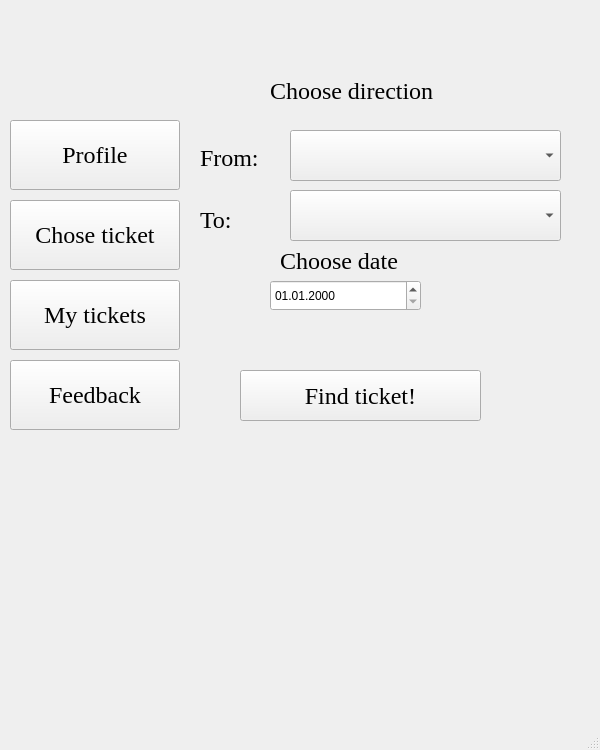
<?xml version="1.0" encoding="UTF-8"?>
<ui version="4.0">
 <class>MainWindow</class>
 <widget class="QMainWindow" name="MainWindow">
  <property name="geometry">
   <rect>
    <x>0</x>
    <y>0</y>
    <width>600</width>
    <height>750</height>
   </rect>
  </property>
  <property name="windowTitle">
   <string>MainWindow</string>
  </property>
  <widget class="QWidget" name="centralwidget">
   <widget class="QPushButton" name="pushButton">
    <property name="enabled">
     <bool>true</bool>
    </property>
    <property name="geometry">
     <rect>
      <x>10</x>
      <y>120</y>
      <width>170</width>
      <height>70</height>
     </rect>
    </property>
    <property name="minimumSize">
     <size>
      <width>170</width>
      <height>70</height>
     </size>
    </property>
    <property name="maximumSize">
     <size>
      <width>170</width>
      <height>70</height>
     </size>
    </property>
    <property name="font">
     <font>
      <family>Times</family>
      <pointsize>18</pointsize>
     </font>
    </property>
    <property name="text">
     <string>Profile</string>
    </property>
    <property name="checkable">
     <bool>false</bool>
    </property>
    <property name="autoDefault">
     <bool>false</bool>
    </property>
    <property name="default">
     <bool>false</bool>
    </property>
    <property name="flat">
     <bool>false</bool>
    </property>
   </widget>
   <widget class="QPushButton" name="pushButton_2">
    <property name="geometry">
     <rect>
      <x>10</x>
      <y>200</y>
      <width>170</width>
      <height>70</height>
     </rect>
    </property>
    <property name="maximumSize">
     <size>
      <width>170</width>
      <height>70</height>
     </size>
    </property>
    <property name="font">
     <font>
      <family>Times</family>
      <pointsize>18</pointsize>
     </font>
    </property>
    <property name="text">
     <string>Chose ticket</string>
    </property>
   </widget>
   <widget class="QPushButton" name="pushButton_3">
    <property name="geometry">
     <rect>
      <x>10</x>
      <y>280</y>
      <width>170</width>
      <height>70</height>
     </rect>
    </property>
    <property name="font">
     <font>
      <family>Times</family>
      <pointsize>18</pointsize>
     </font>
    </property>
    <property name="text">
     <string>My tickets</string>
    </property>
   </widget>
   <widget class="QPushButton" name="pushButton_4">
    <property name="geometry">
     <rect>
      <x>10</x>
      <y>360</y>
      <width>170</width>
      <height>70</height>
     </rect>
    </property>
    <property name="font">
     <font>
      <family>Times</family>
      <pointsize>18</pointsize>
     </font>
    </property>
    <property name="text">
     <string>Feedback</string>
    </property>
   </widget>
   <widget class="QComboBox" name="comboBox">
    <property name="geometry">
     <rect>
      <x>290</x>
      <y>130</y>
      <width>271</width>
      <height>51</height>
     </rect>
    </property>
   </widget>
   <widget class="QComboBox" name="comboBox_2">
    <property name="geometry">
     <rect>
      <x>290</x>
      <y>190</y>
      <width>271</width>
      <height>51</height>
     </rect>
    </property>
   </widget>
   <widget class="QLabel" name="label">
    <property name="geometry">
     <rect>
      <x>200</x>
      <y>150</y>
      <width>60</width>
      <height>16</height>
     </rect>
    </property>
    <property name="font">
     <font>
      <family>Times</family>
      <pointsize>18</pointsize>
     </font>
    </property>
    <property name="text">
     <string>From: </string>
    </property>
   </widget>
   <widget class="QLabel" name="label_2">
    <property name="geometry">
     <rect>
      <x>200</x>
      <y>210</y>
      <width>60</width>
      <height>20</height>
     </rect>
    </property>
    <property name="font">
     <font>
      <family>Times</family>
      <pointsize>18</pointsize>
     </font>
    </property>
    <property name="text">
     <string>To:</string>
    </property>
   </widget>
   <widget class="QLabel" name="label_3">
    <property name="geometry">
     <rect>
      <x>270</x>
      <y>70</y>
      <width>211</width>
      <height>41</height>
     </rect>
    </property>
    <property name="font">
     <font>
      <family>Times</family>
      <pointsize>18</pointsize>
     </font>
    </property>
    <property name="text">
     <string>Choose direction</string>
    </property>
   </widget>
   <widget class="QDateEdit" name="dateEdit">
    <property name="geometry">
     <rect>
      <x>270</x>
      <y>280</y>
      <width>151</width>
      <height>31</height>
     </rect>
    </property>
    <property name="displayFormat">
     <string>dd.MM.yyyy</string>
    </property>
   </widget>
   <widget class="QLabel" name="label_4">
    <property name="geometry">
     <rect>
      <x>280</x>
      <y>240</y>
      <width>211</width>
      <height>41</height>
     </rect>
    </property>
    <property name="font">
     <font>
      <family>Times</family>
      <pointsize>18</pointsize>
     </font>
    </property>
    <property name="text">
     <string>Choose date</string>
    </property>
   </widget>
   <widget class="QPushButton" name="pushButton_5">
    <property name="geometry">
     <rect>
      <x>240</x>
      <y>370</y>
      <width>241</width>
      <height>51</height>
     </rect>
    </property>
    <property name="font">
     <font>
      <family>Times</family>
      <pointsize>18</pointsize>
     </font>
    </property>
    <property name="text">
     <string>Find ticket!</string>
    </property>
   </widget>
  </widget>
  <widget class="QMenuBar" name="menubar">
   <property name="geometry">
    <rect>
     <x>0</x>
     <y>0</y>
     <width>600</width>
     <height>22</height>
    </rect>
   </property>
  </widget>
  <widget class="QStatusBar" name="statusbar"/>
 </widget>
 <resources/>
 <connections/>
</ui>
